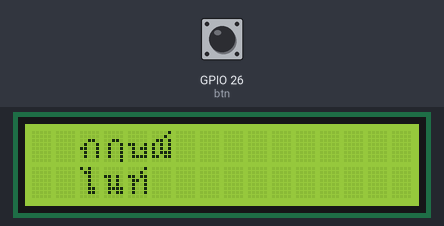
A program run on a simulated Raspberry Pi (BCM pin numbers). On the bench: 16×2 character LCD. The test bench sets the inputs (shaded band); at power-on: GPIO 26 (btn) HIGH.

Above: at 1.3 s.
1.4 s: GPIO 26 (btn) pulled LOW for 3.2 s
At 4.2 s:
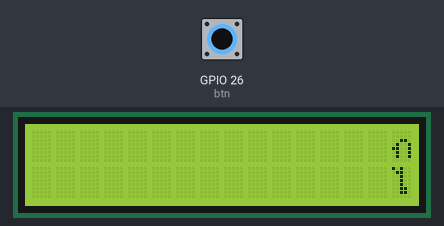
At 4.7 s:
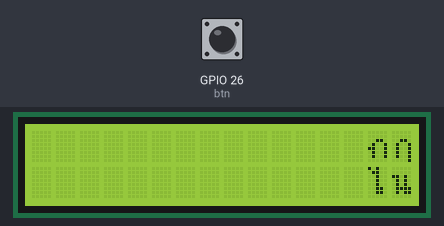
6.8 s: GPIO 26 (btn) pulled LOW for 0.65 s
9.9 s: GPIO 26 (btn) pulled LOW for 1 s
At 17.7 s:
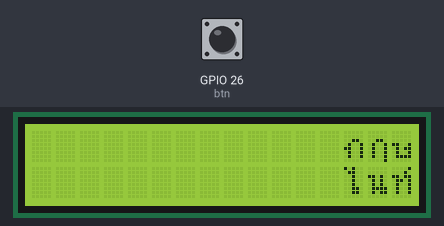

The program:

name.py
```python
from RPLCD.i2c import CharLCD
from gpiozero import Button
import time

lcd = CharLCD(i2c_expander='PCF8574', address=0x27, port=1, cols=16, rows=2, dotsize=8, auto_linebreaks=False)
lcd.clear()

btn = Button(26)

korkai = 0
korkai_bitmap = (
  0b00000,
  0b00000,
  0b00110,
  0b01001,
  0b11001,
  0b01001,
  0b01001,
  0b00000
)
lcd.create_char(korkai, korkai_bitmap)

ruuu = 1
ruuu_bitmap = (
  0b00000,
  0b00000,
  0b00110,
  0b01001,
  0b01001,
  0b01001,
  0b01001,
  0b00001
)
lcd.create_char(ruuu, ruuu_bitmap)

ruusi = 2
ruusi_bitmap = (
  0b00000,
  0b00000,
  0b00000,
  0b11001,
  0b01011,
  0b01001,
  0b01111,
  0b00000
)
lcd.create_char(ruusi, ruusi_bitmap)

nainnn = 3
nainnn_bitmap = (
  0b00001,
  0b00010,
  0b01101,
  0b10101,
  0b10101,
  0b10111,
  0b11011,
  0b00000
)
lcd.create_char(nainnn, nainnn_bitmap)

malai = 4
malai_bitmap = (
  0b10100,
  0b01100,
  0b00100,
  0b00100,
  0b00100,
  0b00110,
  0b00110,
  0b00000
)
lcd.create_char(malai, malai_bitmap)

norrrnu = 5
norrrnu_bitmap = (
  0b00000,
  0b00000,
  0b11010,
  0b01010,
  0b01010,
  0b01111,
  0b01011,
  0b00000
)
lcd.create_char(norrrnu, norrrnu_bitmap)

taahann = 6
taahann_bitmap = (
  0b00001,
  0b00010,
  0b11011,
  0b01101,
  0b01001,
  0b01001,
  0b01001,
  0b00000
)
lcd.create_char(taahann, taahann_bitmap)

lcd.clear()
lcd.home()

krit = [0, 1, 2, 3]
night = [4, 5, 6]

shift = 0

while True:
  if shift > 15:
    shift = 0

  if shift < 0:
    shift = 15

  lcd.cursor_pos = (0, shift)
  for char in krit:
    lcd.write(char)

  lcd.cursor_pos = (1, shift)
  for char in night:
    lcd.write(char)

  if btn.is_pressed:
    shift -= 1
  else:
    shift += 1

  time.sleep(.5)
  lcd.clear()
```

Measured:
- what the display in image 1 shows lasts 0.5 s, from 3.8 s to 4.3 s
